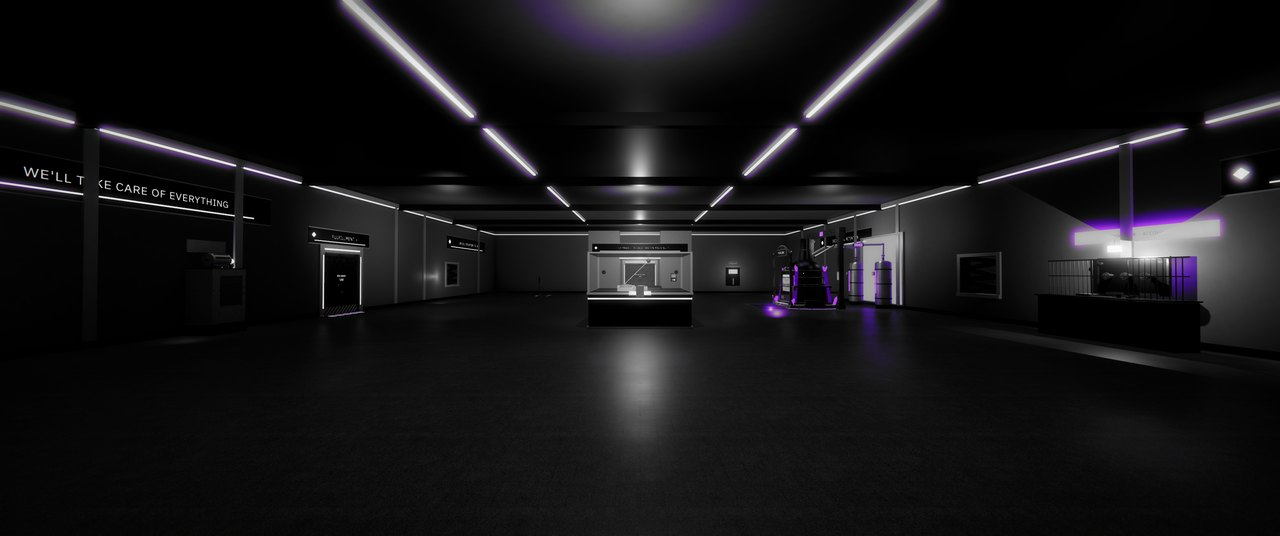
#> input picture docs/look/post/map04d_concourse_after.jpg, 1280 x 536 px
$ python violet_share.py ../../docs/look/post/map04d_concourse_after.jpg
#> lines starting #> are read from the running program, lines starting #| are printed output that depends on the picture
#!/usr/bin/env python3
"""UPDATE 12 (DECISIONS T-214): how much of a frame is Nachtglas violet (docs/ART_BIBLE.md: at most 5% in a normal
frame, 25% in the Core and on Mondlicht).

A pixel counts as violet when its hue is 240..300 degrees, it is not near-black (value > 0.12) and it is visibly
coloured: `strict` saturation > 0.5 (the bible's measure, section 6: the accent itself: a tube, a strip, its hot pool), `tinted` saturation > 0.2
(a wall or floor washed violet by a fill light, the fog or the ambient: the "flood" the blind review saw).

    python -I tools/look/violet_share.py docs/look/post/map04d_concourse_after.jpg [more.jpg ...]
"""
import colorsys
import sys

from PIL import Image


def share(path: str) -> tuple:
    img = Image.open(path).convert("RGB")
#> img is the input picture: PIL image 1280x536 RGB; mean R, G, B 21.5, 20.7, 22.4
    img = img.resize((320, max(1, round(img.height * 320 / img.width))))
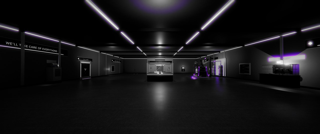
#> img: PIL image 320x134 RGB; mean R, G, B 21.5, 20.8, 22.4
    px = list(img.get_flattened_data() if hasattr(img, "get_flattened_data") else img.getdata())
#> px = 42880 items
    strict = tinted = 0
    for r, g, b in px:
        h, s, v = colorsys.rgb_to_hsv(r / 255.0, g / 255.0, b / 255.0)
        if v <= 0.12 or not (240.0 <= h * 360.0 <= 300.0):
            continue
        if s > 0.2:
            tinted += 1
            if s > 0.5:
                strict += 1
#> this loop made 42880 passes
#> (h, s, v, strict) on passes 93, 228: (0.75, 0.509, 0.216, 1), (0.75, 0.509, 0.216, 2)
#> (h, s, v) on passes 1 to 6: (0, 0, 0), (0, 0, 0), (0, 0, 0), (0, 0, 0), (0, 0, 0), (0, 0, 0)
#> after the loop, strict = 306; tinted = 1727
    n = max(1, len(px))
#> n = 42880
    return strict / n, tinted / n


def main() -> int:
    if len(sys.argv) < 2:
        print(__doc__)
        return 2
    for p in sys.argv[1:]:
        st, ti = share(p)
#> st = 0.00714; ti = 0.0403
        print(f"{p}: violet {st * 100:5.1f}% (strict, s > 0.5: the bible's measure), {ti * 100:5.1f}% tinted (s > 0.2)")
#| ../../docs/look/post/map04d_concourse_after.jpg: violet   0.7% (strict, s > 0.5: the bible's measure),   4.0% tinted (s > 0.2)
    return 0


if __name__ == "__main__":
    sys.exit(main())
#> (the program exits here)
